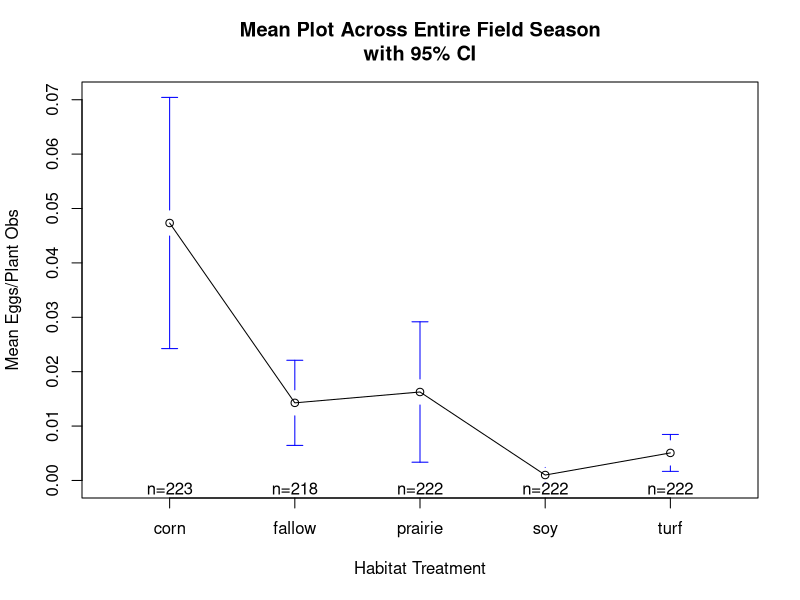
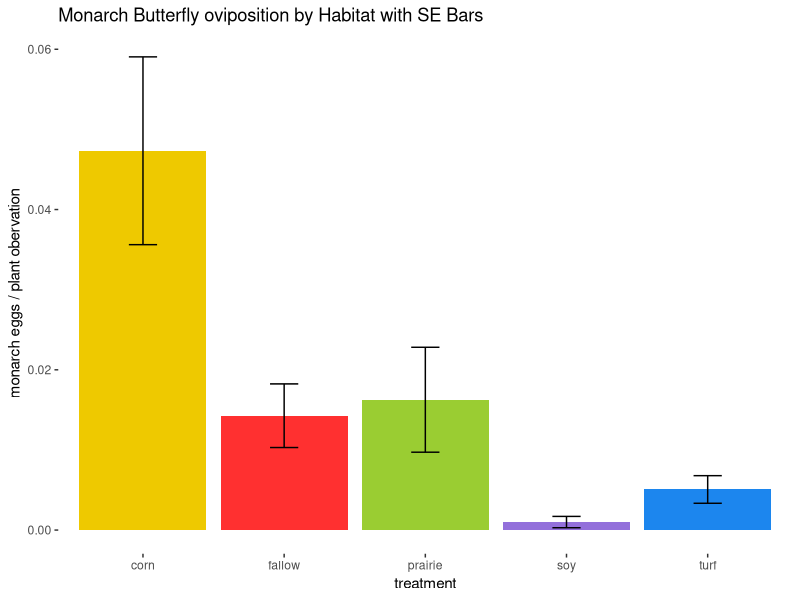
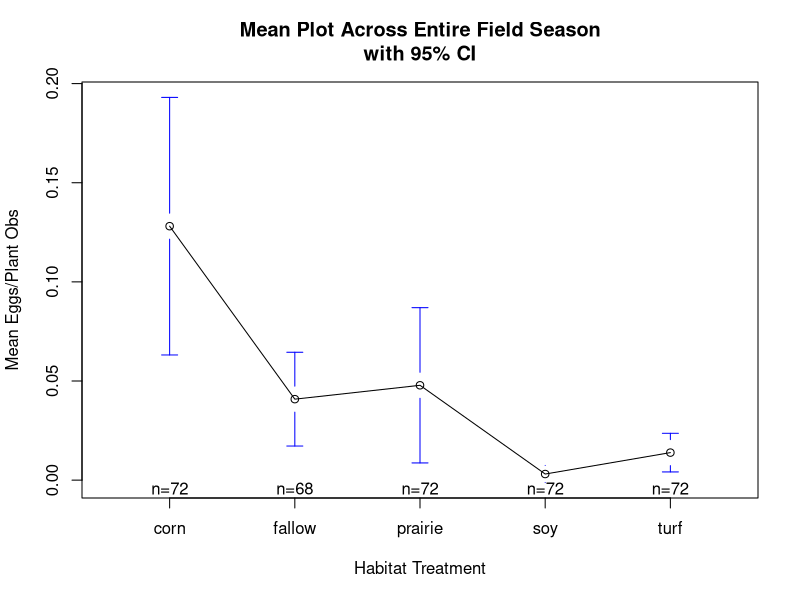
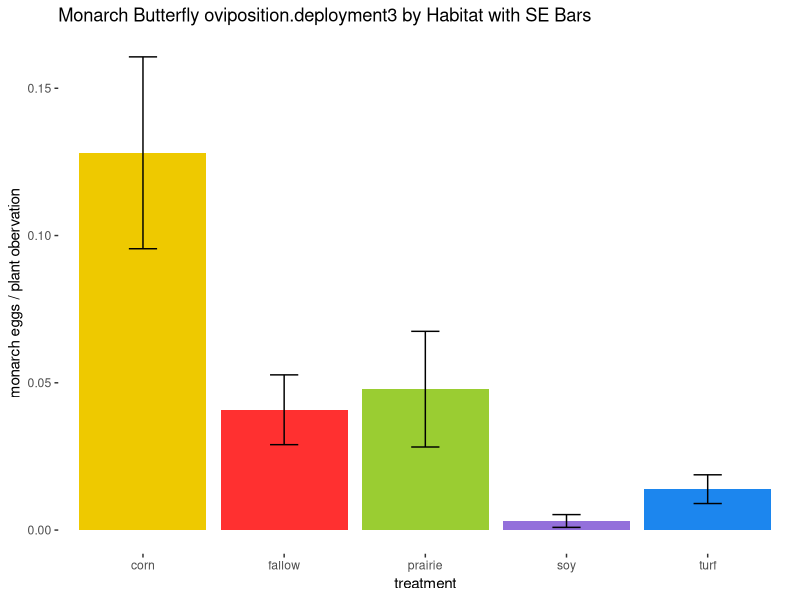

Here is the R script that generated these plots, in order: (Note: this script raises an error after producing the figures.)

oviposition<-read.csv(file="oviposition.csv", header=TRUE) #read in oviposition file

oviposition<-na.omit(oviposition) #get rid of na's. There were several incidents when we were unable to count eggs (broken plants, plants were covered by exclosures, etc)

#install and use the ddply function to average across subsamples (individual plants within plant patches)
library(plyr)
oviposition.avg <-ddply(oviposition, .(treatment, date, time, block, deployment), summarize, monarch_eggs.mean=mean(monarch_eggs))

#make block, date, time, deployment into a factor
oviposition.avg$block <- as.factor(oviposition.avg$block)
oviposition.avg$date <- as.factor(oviposition.avg$date)
oviposition.avg$time <- as.factor(oviposition.avg$time)
oviposition.avg$deployment <- as.factor(oviposition.avg$deployment)

#do the anova using glm function
result <- glm(monarch_eggs.mean ~ block + treatment, data=oviposition.avg)
aov(result)
summary(aov(result))
TukeyHSD(aov(result))

#make the mean plot
library(gplots)
plotmeans(monarch_eggs.mean~treatment,xlab="Habitat Treatment",
          ylab="Mean Eggs/Plant Obs", main="Mean Plot Across Entire Field Season\nwith 95% CI", data=oviposition.avg)

#make date and time variables factors
as.factor(oviposition.avg$date)
as.factor(oviposition.avg$time)

#rerun anova with date and time as covariates
result_covariates <- glm(monarch_eggs.mean ~ block + treatment + date + time, data=oviposition.avg)
aov(result_covariates)
summary(aov(result_covariates))
TukeyHSD(aov(result_covariates))
#rerun this with poisson distribution
result_covariates.poisson <- glm(monarch_eggs.mean ~ block + treatment + date + time, data=oviposition.avg, family = poisson())
aov(result_covariates.poisson)
summary(aov(result_covariates.poisson))
TukeyHSD(aov(result_covariates.poisson))

#need to use ddply to compute summary stats for plotting

oviposition.summary<-ddply(oviposition.avg, .(treatment, deployment), summarize,
                           N=length(monarch_eggs.mean),
                           mean=mean(monarch_eggs.mean),
                           sd   = sd(monarch_eggs.mean),
                           se   = sd / sqrt(N) )
oviposition.summary.overall<-ddply(oviposition.avg, .(treatment), summarize,
                           N=length(monarch_eggs.mean),
                           mean=mean(monarch_eggs.mean),
                           sd   = sd(monarch_eggs.mean),
                           se   = sd / sqrt(N) )

head(oviposition.summary)

#make a bar plot with ggplot
library(ggplot2)
# Error bars represent standard error of the mean
#cols is my personalized colour palette.
cols <- c("gold2", "firebrick1", "yellowgreen", "mediumpurple", "dodgerblue2" )
ggplot(oviposition.summary.overall, aes(x=treatment, y=mean, fill=treatment)) + 
  geom_bar(position=position_dodge(), stat="identity", size=.3, fill=cols) +
  geom_errorbar(aes(ymin=mean-se, ymax=mean+se), width=.2, position=position_dodge(.9)) +
  scale_color_manual(values=cols)+
  ylab("monarch eggs / plant obervation" )+
  ggtitle("Monarch Butterfly oviposition by Habitat with SE Bars") +
  theme(panel.background = element_blank())









#Doug asked me to redo the ANOVA with only the third egg check
oviposition.deployment3<-subset(oviposition, deployment==3)

#install and use the ddply function to average across subsamples (individual plants within plant patches)
oviposition.deployment3.avg <-ddply(oviposition.deployment3, .(treatment, date, time, block), summarize, monarch_eggs.mean=mean(monarch_eggs))

#make block, date, and time into a factor
oviposition.deployment3.avg$block <- as.factor(oviposition.deployment3.avg$block)
oviposition.deployment3.avg$date <- as.factor(oviposition.deployment3.avg$date)
oviposition.deployment3.avg$time <- as.factor(oviposition.deployment3.avg$time)

#do the anova using glm function
result.deployment3 <- glm(monarch_eggs.mean ~ block + treatment, data=oviposition.deployment3.avg)
aov(result.deployment3)
summary(aov(result.deployment3))
TukeyHSD(aov(result.deployment3))

#make the mean plot
library(gplots)
plotmeans(monarch_eggs.mean~treatment,xlab="Habitat Treatment",
          ylab="Mean Eggs/Plant Obs", main="Mean Plot Across Entire Field Season\nwith 95% CI", data=oviposition.deployment3.avg)

#make date and time variables factors
as.factor(oviposition.deployment3.avg$date)
as.factor(oviposition.deployment3.avg$time)

#rerun anova with date and time as covariates
result_covariates.deployment3 <- glm(monarch_eggs.mean ~ block + treatment + date + time, data=oviposition.deployment3.avg)
aov(result_covariates.deployment3)
summary(aov(result_covariates.deployment3))
TukeyHSD(aov(result_covariates.deployment3))
#rerun this with poisson distribution
result_covariates.deployment3.poisson <- glm(monarch_eggs.mean ~ block + treatment + date + time, data=oviposition.deployment3.avg, family = poisson())
aov(result_covariates.deployment3.poisson)
summary(aov(result_covariates.deployment3.poisson))
TukeyHSD(aov(result_covariates.deployment3.poisson))

#need to use ddply to compute summary stats for plotting

oviposition.deployment3.summary<-ddply(oviposition.deployment3.avg, .(treatment), summarize,
                                       N=length(monarch_eggs.mean),
                                       mean=mean(monarch_eggs.mean),
                                       sd   = sd(monarch_eggs.mean),
                                       se   = sd / sqrt(N) )

head(oviposition.deployment3.summary)

#make a bar plot with ggplot
# Error bars represent standard error of the mean
#cols is my personalized colour palette.
cols <- c("gold2", "firebrick1", "yellowgreen", "mediumpurple", "dodgerblue2" )
ggplot(oviposition.deployment3.summary, aes(x=treatment, y=mean, fill=treatment)) + 
  geom_bar(position=position_dodge(), stat="identity", size=.3, fill=cols) +
  geom_errorbar(aes(ymin=mean-se, ymax=mean+se), width=.2, position=position_dodge(.9)) +
  scale_color_manual(values=cols)+
  ylab("monarch eggs / plant obervation" )+
  ggtitle("Monarch Butterfly oviposition.deployment3 by Habitat with SE Bars") +
  theme(panel.background = element_blank())





#making individual bar plots for deployments 1 & 2
#trying to facet it...
cols <- c("gold2", "firebrick1", "yellowgreen", "mediumpurple", "dodgerblue2" )
ggplot(oviposition.summary, aes(x=treatment, y=mean, fill=treatment)) + 
  geom_bar(position=position_dodge(), stat="identity", size=.3, fill=) +
  geom_errorbar(aes(ymin=mean-se, ymax=mean+se), width=.2, position=position_dodge(.9)) +
  scale_color_manual(values=cols)+
  ylab("monarch eggs / plant obervation" )+
  ggtitle("Monarch Butterfly oviposition by Habitat with SE Bars") +
  theme(panel.background = element_blank())+
  facet_wrap(~deployment)


#doing it the long way...
oviposition.deployment1<-subset(oviposition, deployment==1)
oviposition.deployment2<-subset(oviposition, deployment==2)

#install and use the ddply function to average across subsamples (individual plants within plant patches)
oviposition.deployment1.avg <-ddply(oviposition.deployment1, .(treatment, date, time, block), summarize, monarch_eggs.mean=mean(monarch_eggs))
oviposition.deployment2.avg <-ddply(oviposition.deployment2, .(treatment, date, time, block), summarize, monarch_eggs.mean=mean(monarch_eggs))

#make block, date, and time into a factor
oviposition.deployment1.avg$block <- as.factor(oviposition.deployment1.avg$block)
oviposition.deployment1.avg$date <- as.factor(oviposition.deployment1.avg$date)
oviposition.deployment1.avg$time <- as.factor(oviposition.deployment1.avg$time)

oviposition.deployment2.avg$block <- as.factor(oviposition.deployment2.avg$block)
oviposition.deployment2.avg$date <- as.factor(oviposition.deployment2.avg$date)
oviposition.deployment2.avg$time <- as.factor(oviposition.deployment2.avg$time)

#need to use ddply to compute summary stats for plotting

oviposition.deployment1.summary<-ddply(oviposition.deployment1.avg, .(treatment), summarize,
                                       N=length(monarch_eggs.mean),
                                       mean=mean(monarch_eggs.mean),
                                       sd   = sd(monarch_eggs.mean),
                                       se   = sd / sqrt(N) )

oviposition.deployment2.summary<-ddply(oviposition.deployment2.avg, .(treatment), summarize,
                                       N=length(monarch_eggs.mean),
                                       mean=mean(monarch_eggs.mean),
                                       sd   = sd(monarch_eggs.mean),
                                       se   = sd / sqrt(N) )

#make a bar plot with ggplot
#cols is my personalized colour palette.
cols <- c("gold2", "firebrick1", "yellowgreen", "mediumpurple", "dodgerblue2" )
ggplot(oviposition.deployment1.summary, aes(x=treatment, y=mean, fill=treatment)) + 
  geom_bar(position=position_dodge(), stat="identity", size=.3, fill=cols) +
  scale_color_manual(values=cols)+
  ylab("monarch eggs / plant obervation" )+
  ggtitle("Monarch Butterfly oviposition.deployment1 by Habitat with SE Bars") +
  theme(panel.background = element_blank())

ggplot(oviposition.deployment2.summary, aes(x=treatment, y=mean, fill=treatment)) + 
  geom_bar(position=position_dodge(), stat="identity", size=.3, fill=cols) +
  geom_errorbar(aes(ymin=mean-se, ymax=mean+se), width=.2, position=position_dodge(.9)) +
  scale_color_manual(values=cols)+
  ylab("monarch eggs / plant obervation" )+
  ggtitle("Monarch Butterfly oviposition.deployment2 by Habitat with SE Bars") +
  theme(panel.background = element_blank())


#faceted bar chart!

as.factor(oviposition.summary$deployment)
labels <- c("1" = "June", "2" = "July", "3" = "August") #make labeller

ggplot(oviposition.summary, aes(x=treatment, y=mean, colour=treatment)) + 
  geom_bar(position=position_dodge(), stat="identity", size=.3, fill=cols) +
  geom_errorbar(aes(ymin=mean-se, ymax=mean+se), colour="black", width=.2, position=position_dodge(.9)) +
  scale_color_manual(values=cols)+
  ylab("monarch eggs / plant observation" )+
  ggtitle("Monarch Butterfly oviposition by Habitat with SE Bars") +
  theme(panel.background = element_blank(), axis.text.x = element_blank(),  axis.ticks = element_blank())+
  facet_grid(~deployment, labeller=labeller(deployment = labels))
